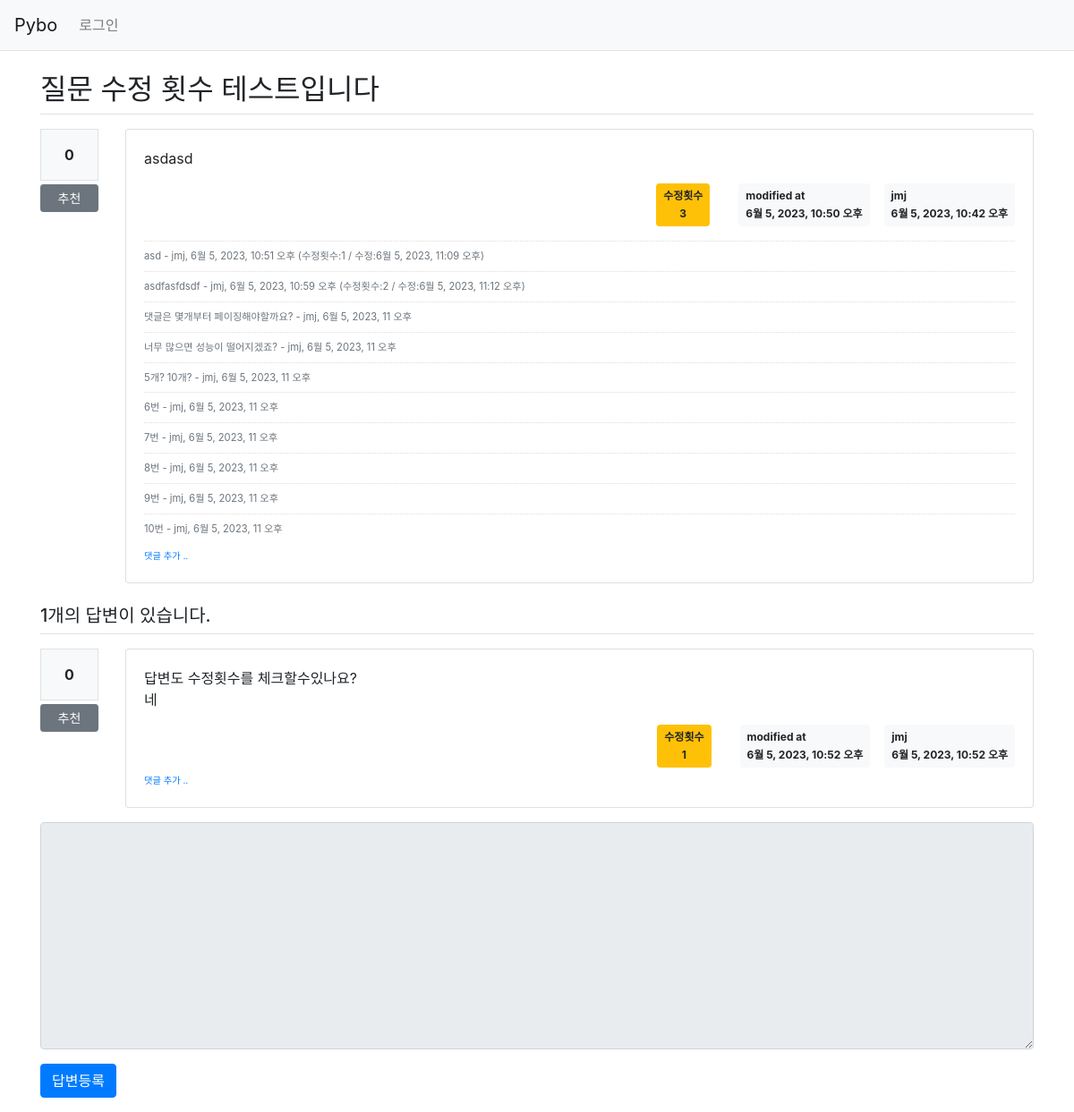
The app's page /pybo/16/ with its own data.
### pybo/models.py (models this page shows, shortened)
class Question(models.Model):
    author = models.ForeignKey(User, on_delete=models.CASCADE, related_name='author_question')
    subject = models.CharField(max_length=200)
    content = models.TextField()
    create_date = models.DateTimeField()
    modify_date = models.DateTimeField(null=True, blank=True)
    voter = models.ManyToManyField(User, related_name='voter_question')
    modify_count = models.IntegerField() # 질문 수정 횟수 추가

class Comment(models.Model):
    author = models.ForeignKey(User, on_delete=models.CASCADE)
    content = models.TextField()
    create_date = models.DateTimeField()
    modify_date = models.DateTimeField(null=True, blank=True)
    question = models.ForeignKey(Question, null=True, blank=True, on_delete=models.CASCADE)
    answer = models.ForeignKey(Answer, null=True, blank=True, on_delete=models.CASCADE)
    modify_count = models.IntegerField() # 댓글 수정 횟수 추가

class Answer(models.Model):
    author = models.ForeignKey(User, on_delete=models.CASCADE, related_name='author_answer')
    question = models.ForeignKey(Question, on_delete=models.CASCADE)
    content = models.TextField()
    create_date = models.DateTimeField()
    modify_date = models.DateTimeField(null=True, blank=True)
    voter = models.ManyToManyField(User, related_name='voter_answer')
    modify_count = models.IntegerField() # 답변 수정 횟수 추가

### pybo/views/base_views.py (the view)
# urls.py: path('<int:question_id>/', base_views.detail, name='detail'),
def detail(request, question_id):
    question = get_object_or_404(Question, pk=question_id)
    context = {'question': question}
    return render(request, 'pybo/question_detail.html', context)

### pybo/templatetags/pybo_filter.py (called while the page is built)
@register.filter()
def mark(value):
    extensions = ["nl2br", "fenced_code"]
    return mark_safe(markdown.markdown(value, extensions=extensions))

### templates/pybo/question_detail.html (shortened to what this page needs)
{% extends 'base.html' %}
{% load pybo_filter %}
{% block content %}
<div class="container my-3">
    <h2 class="border-bottom py-2">{{ question.subject }}</h2>
    <div class="row my-3">
        <div class="col-1">
            <div class="bg-light text-center p-3 border font-weight-bolder mb-1">{{question.voter.count}}</div>
            <a href="#" data-uri="{% url 'pybo:vote_question' question.id  %}"
               class="recommend btn btn-sm btn-secondary btn-block my-1">추천</a>
        </div>
        <div class="col-11">
            <div class="card">
                <div class="card-body">
                    <div class="card-text">{{ question.content|mark }}</div>
                    <div class="d-flex justify-content-end">
                        {% if question.modify_date %}
                        <div class="badge badge-warning p-2 text-center mx-3">
                            <div class="mb-2">수정횟수</div>
                            <div>{{ question.modify_count }}</div>
                        </div>
                        <div class="badge badge-light p-2 text-left mx-3">
                            <div class="mb-2">modified at</div>
                            <div>{{ question.modify_date }}</div>
                        </div>
                        {% endif %}
                        <div class="badge badge-light p-2 text-left">
                            <div class="mb-2">{{ question.author.username }}</div>
                            <div>{{ question.create_date }}</div>
                        </div>
                    </div>
                    {% if question.comment_set.count > 0 %}
                    <div class="mt-3">
                    {% for comment in question.comment_set.all %}
                        <div class="comment py-2 text-muted">
                            <span style="white-space: pre-line;">{{ comment.content }}</span>
                            <span>
                                - {{ comment.author }}, {{ comment.create_date }}
                                {% if comment.modify_date %}
                                (수정횟수:{{ comment.modify_count }} / 수정:{{ comment.modify_date }})
                                {% endif %}
                            </span>
                        </div>
                    {% endfor %}
                    </div>
                    {% endif %}
                    <div>
                        <a href="{% url 'pybo:comment_create_question' question.id  %}"
                           class="small"><small>댓글 추가 ..</small></a>
                    </div>
                </div>
            </div>
        </div>
    </div>
    <h5 class="border-bottom my-3 py-2">{{question.answer_set.count}}개의 답변이 있습니다.</h5>
    {% for answer in question.answer_set.all %}
    <div class="row my-3">
        <div class="col-1">
            <div class="bg-light text-center p-3 border font-weight-bolder mb-1">{{answer.voter.count}}</div>
            <a href="#" data-uri="{% url 'pybo:vote_answer' answer.id  %}"
                class="recommend btn btn-sm btn-secondary btn-block my-1">추천</a>
        </div>
        <div class="col-11">
            <div class="card">
                <div class="card-body">
                    <div class="card-text">{{ answer.content|mark }}</div>
                    <div class="d-flex justify-content-end">
                        {% if answer.modify_date %}
                        <div class="badge badge-warning p-2 text-center mx-3">
                            <div class="mb-2">수정횟수</div>
                            <div>{{ answer.modify_count }}</div>
                        </div>
                        <div class="badge badge-light p-2 text-left mx-3">
                            <div class="mb-2">modified at</div>
                            <div>{{ answer.modify_date }}</div>
                        </div>
                        {% endif %}
                        <div class="badge badge-light p-2 text-left">
                            <div class="mb-2">{{ answer.author.username }}</div>
                            <div>{{ answer.create_date }}</div>
                        </div>
                    </div>
                    <div>
                        <a href="{% url 'pybo:comment_create_answer' answer.id  %}"
                           class="small"><small>댓글 추가 ..</small></a>
                    </div>
                </div>
            </div>
        </div>
    </div>
    {% endfor %}
    <form action="{% url 'pybo:answer_create' question.id %}" method="post" class="my-3">
        <div class="form-group">
            <textarea {% if not user.is_authenticated %}disabled{% endif %}
              name="content" id="content" class="form-control" rows="10"></textarea>
        </div>
        <input type="submit" value="답변등록" class="btn btn-primary">
    </form>
</div>
{% endblock %}

### static/style.css (style rules this page uses)
.comment { border-top:dotted 1px #ddd; font-size:0.7em; }

### records on screen
Question: subject "질문 수정 횟수 테스트입니다", voter.count "0", content|mark "asdasd", modify_count "3", modify_date "6월 5, 2023, 10:50 오후", author.username "jmj", create_date "6월 5, 2023, 10:42 오후", answer_set.count "1"
Comment: content "asd", author "jmj", create_date "6월 5, 2023, 10:51 오후", modify_count "1", modify_date "6월 5, 2023, 11:09 오후"
Comment: content "asdfasfdsdf", author "jmj", create_date "6월 5, 2023, 10:59 오후", modify_count "2", modify_date "6월 5, 2023, 11:12 오후"
Comment: content "댓글은 몇개부터 페이징해야할까요?", author "jmj", create_date "6월 5, 2023, 11 오후"
Comment: content "너무 많으면 성능이 떨어지겠죠?", author "jmj", create_date "6월 5, 2023, 11 오후"
Comment: content "5개? 10개?", author "jmj", create_date "6월 5, 2023, 11 오후"
Comment: content "6번", author "jmj", create_date "6월 5, 2023, 11 오후"
Comment: content "7번", author "jmj", create_date "6월 5, 2023, 11 오후"
Comment: content "8번", author "jmj", create_date "6월 5, 2023, 11 오후"
Comment: content "9번", author "jmj", create_date "6월 5, 2023, 11 오후"
Comment: content "10번", author "jmj", create_date "6월 5, 2023, 11 오후"
Answer: voter.count "0", content|mark "답변도 수정횟수를 체크할수있나요? 네", modify_count "1", modify_date "6월 5, 2023, 10:52 오후", author.username "jmj", create_date "6월 5, 2023, 10:52 오후"
